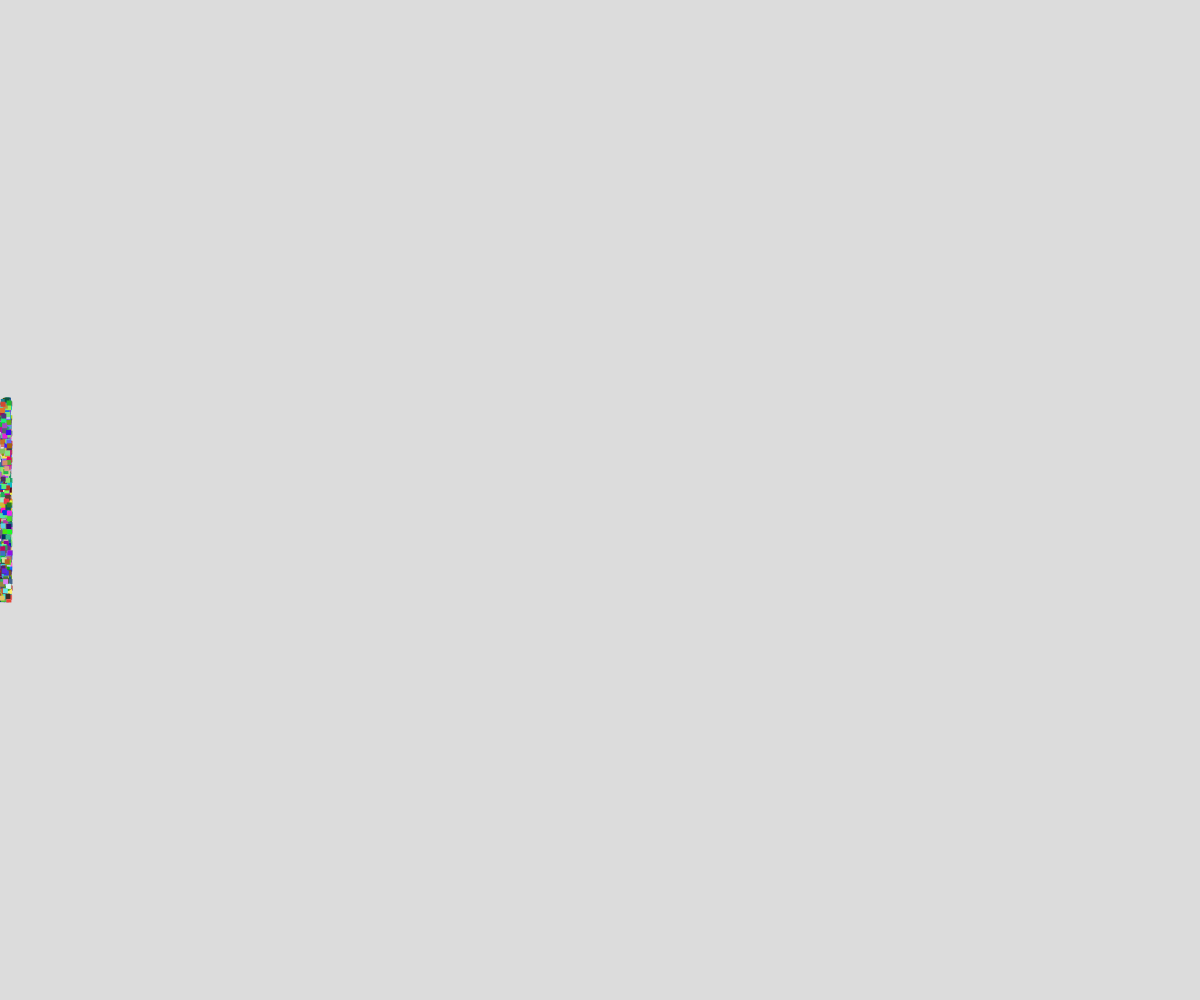
Frame 1 (no input)
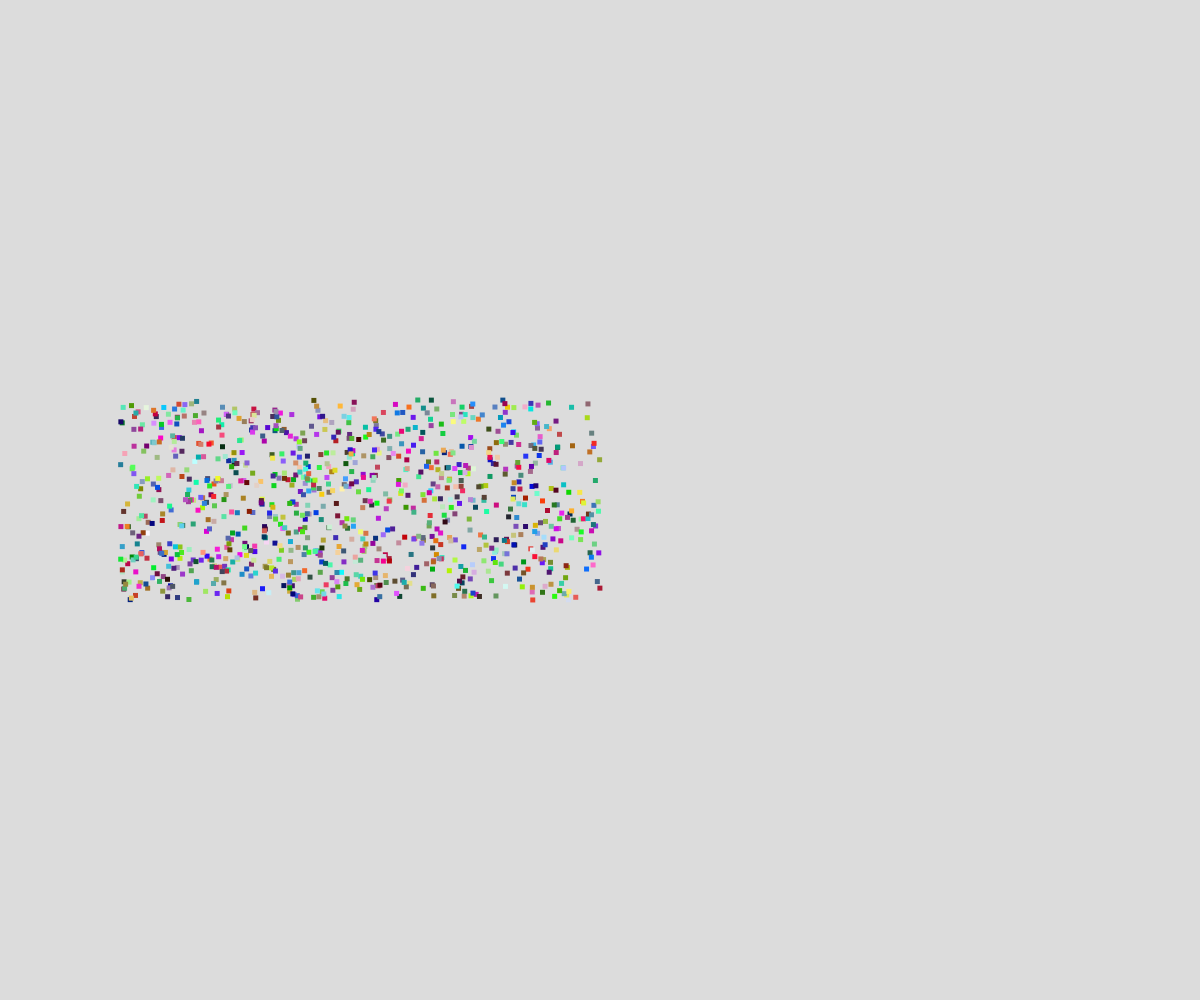
Frame 60 (no input)
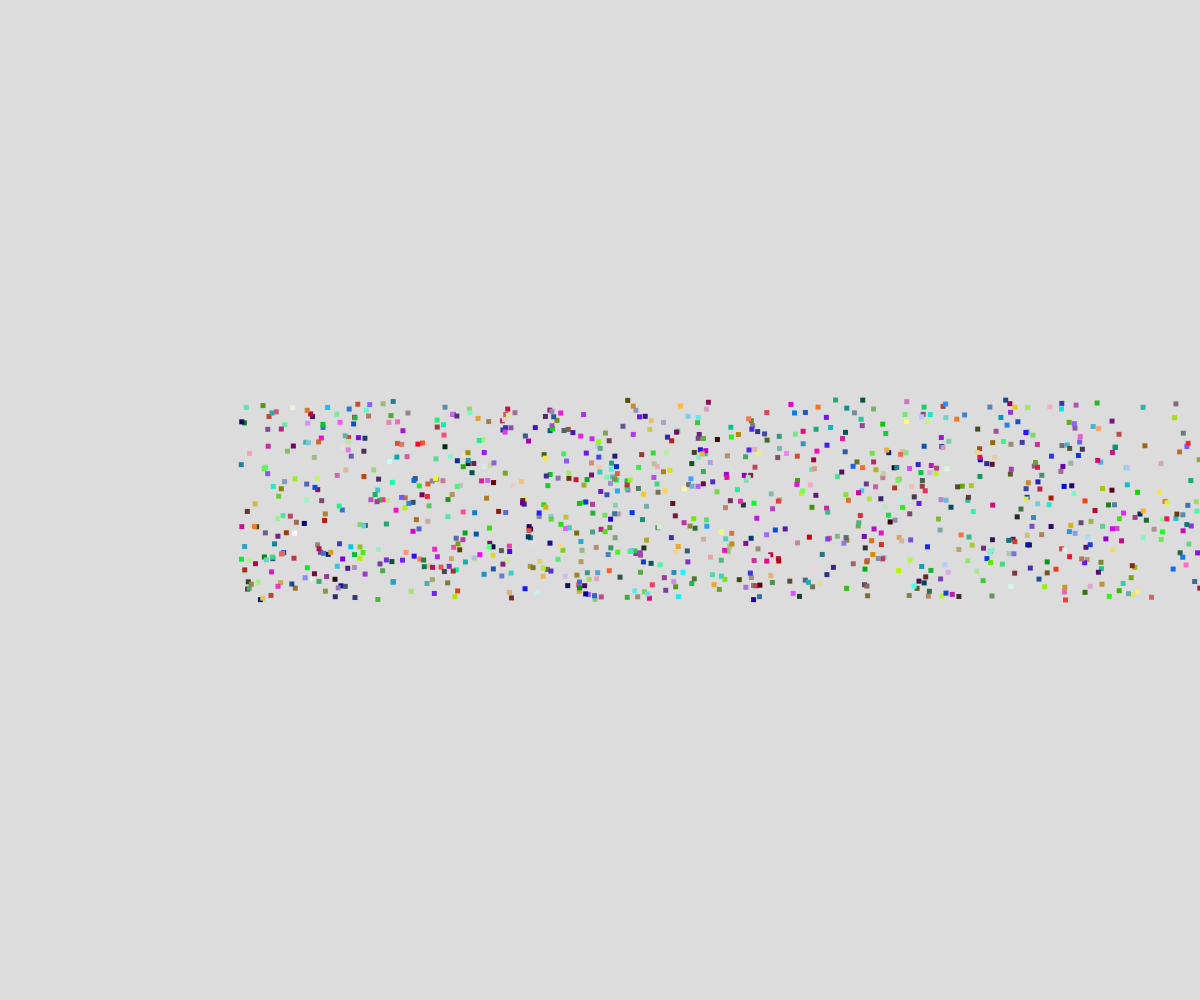
Frame 120 (the mouse pressed at the canvas centre since frame 60)

The p5.js sketch that drew these frames (run headless with seeded random() and noise() and a simulated clock; from frame 60 on, the mouse is pressed at the canvas centre):

// p5.js sketch
// ── sketch.js
// Project Title
// Your Name
// Date
//
// Extra for Experts:
// - describe what you did to take this project "above and beyond"
/*
let racer1 =new Racer(height/2,"red")

function setup() {
  createCanvas(windowWidth, windowHeight);
  
}

function draw() {
  background(220);
  racer1.move()
  racer1.display()
}

class Racer{
  constructor(yPosition,color){
    this.speed = random(1,20);
    this.color=color;
    this.x=0;
    this.yPosition=yPosition;

  }
  display(){
    rectMode(CENTER);
    fill(this.color);
    square(this.x, this.yPosition, 20);
  }
  move(){
    this.x+=this.speed;
    if(x>width){
      this.x=0;
    }
  }
}
*/
let racers = [];
const NUM_racers = 1000;

function setup() {
  createCanvas(windowWidth, windowHeight);
  //set up some walker objects
  for(let i = 0; i < NUM_racers; i++){
    let c = color(random(255),random(255),random(255));
    racers.push(new Walker(random(height/2+100,height/2-100),c));
  }
  noStroke();
  background(0);
}

function draw() {
  background(220);
  for(let w of racers){
    w.move();
    w.display();
  }
}


class Walker {

  // Constructor
  constructor(y, c){
    this.x = 0;   
    this.y = y;    
    this.c = c;
    this.speed = random(2,10);
    this.size = 5;
  }

  // Class Methods
  display(){
    rectMode(CENTER);
    fill(this.c);
    square(this.x, this.y, this.size);
  }

  move(){
    
    this.x+=this.speed;
    if(this.x>width){
      this.x=0;
    }
  }
}
